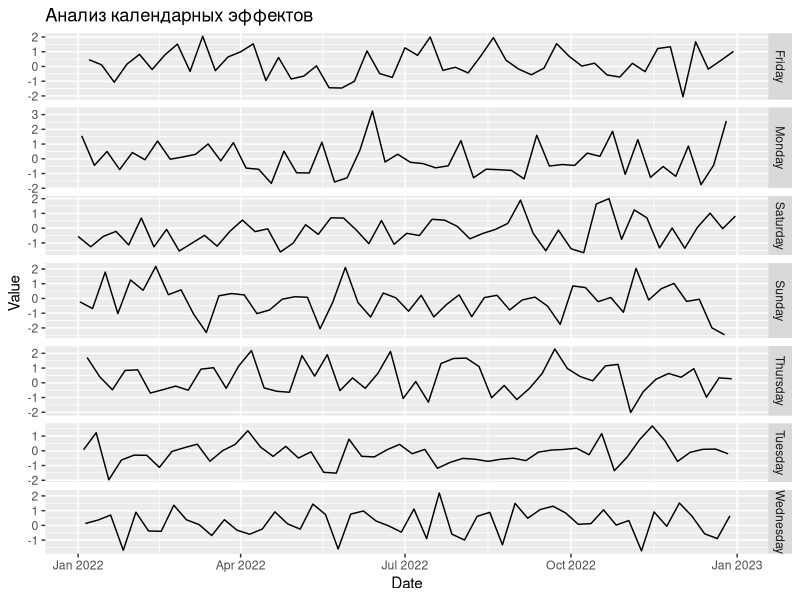
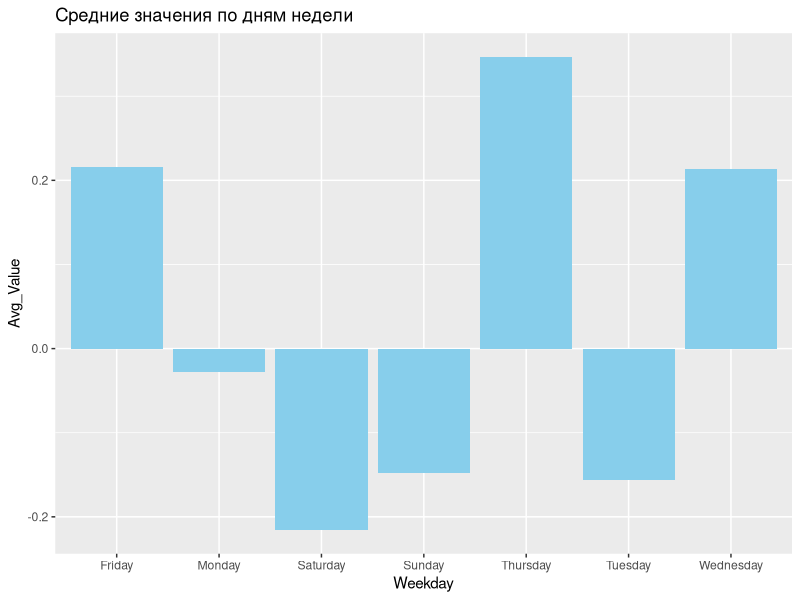
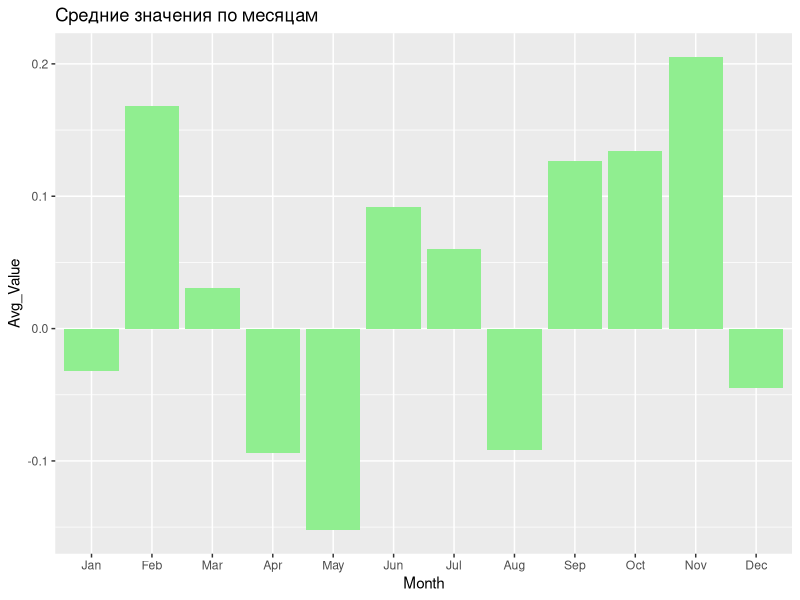

Write R code to recreate these figures, in order.
# Установка необходимых пакетов
install.packages(c("tidyverse", "lubridate"))

# Загрузка библиотек
library(tidyverse)
library(lubridate)

# Создание примера временного ряда
set.seed(123)
start_date <- as.Date("2022-01-01")
end_date <- as.Date("2022-12-31")
dates <- seq(start_date, end_date, by = "days")
values <- rnorm(length(dates))
time_series <- data.frame(Date = dates, Value = values)

# Добавление календарных факторов
time_series <- time_series %>%
  mutate(Weekday = weekdays(Date),
         Month = month(Date, label = TRUE),
         Quarter = quarter(Date),
         DayofMonth = day(Date))

# Визуализация временного ряда с учетом календарных факторов
ggplot(time_series, aes(x = Date, y = Value)) +
  geom_line() +
  facet_grid(Weekday ~ ., scales = "free_y", space = "free_y") +
  labs(title = "Анализ календарных эффектов")

# Расчет средних значений по дням недели
avg_by_weekday <- time_series %>%
  group_by(Weekday) %>%
  summarise(Avg_Value = mean(Value, na.rm = TRUE))

# Визуализация средних значений по дням недели
ggplot(avg_by_weekday, aes(x = Weekday, y = Avg_Value)) +
  geom_bar(stat = "identity", fill = "skyblue") +
  labs(title = "Средние значения по дням недели")

# Расчет средних значений по месяцам
avg_by_month <- time_series %>%
  group_by(Month) %>%
  summarise(Avg_Value = mean(Value, na.rm = TRUE))

# Визуализация средних значений по месяцам
ggplot(avg_by_month, aes(x = Month, y = Avg_Value)) +
  geom_bar(stat = "identity", fill = "lightgreen") +
  labs(title = "Средние значения по месяцам")

